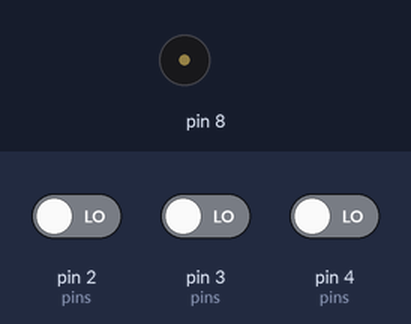
A sketch run on a simulated Arduino Uno, built with avr-gcc and run on an emulated ATmega328P. On the bench: buzzer (waves = sounding). The inputs (shaded band) are chosen by the test bench; at power-on: pin 2 (pins) LOW, pin 3 (pins) LOW, pin 4 (pins) LOW.

Above: at 1.2 s.
1.3 s: pin 2 (pins) driven HIGH
At 1.8 s:
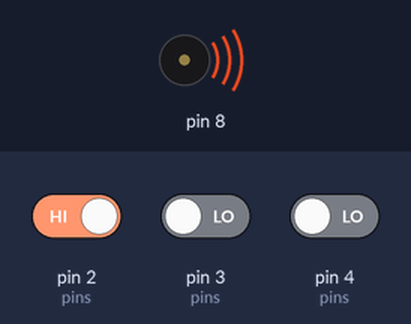
4.3 s: pin 2 (pins) driven LOW
At 4.7 s:
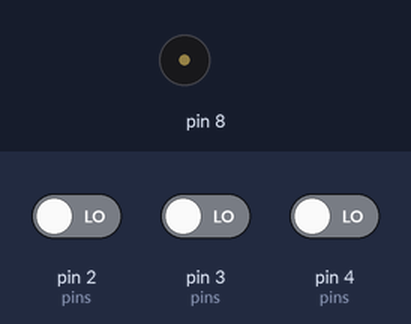
5.8 s: pin 3 (pins) driven HIGH
At 6.3 s:
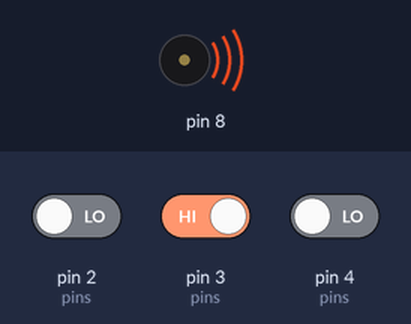
Timing chart, 0 to 8.8 s (numbered marks = the images above; inputs shaded):
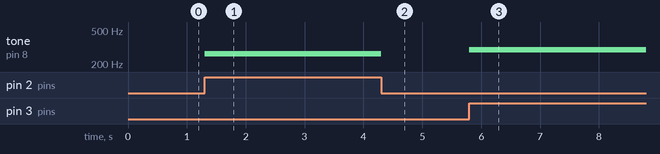

Measured:
- after the input at 1.3 s, tone on pin 8: silent → 262 Hz at once
- after the input at 4.3 s, tone on pin 8: 262 Hz → silent at once
- after the input at 5.8 s, tone on pin 8: silent → 294 Hz at once

The sketch:

sketch_jul07e.ino
```cpp
int pins[] = {2,3,4};
int notes[] = {262,294,330}; // 도레미

void setup() {
  pinMode(2,INPUT);
  pinMode(3,INPUT);
  pinMode(4,INPUT);
}

void loop() {
  if(digitalRead(2) == HIGH) {
    tone(8,notes[0], 100);
    delay(100);
    noTone(8);
  }
  if(digitalRead(3) == HIGH) {
    tone(8,notes[1], 100);
    delay(100);
    noTone(8);
  }
  if(digitalRead(4) == HIGH) {
    tone(8,notes[2], 100);
    delay(100);
    noTone(8);
  }

}
```
